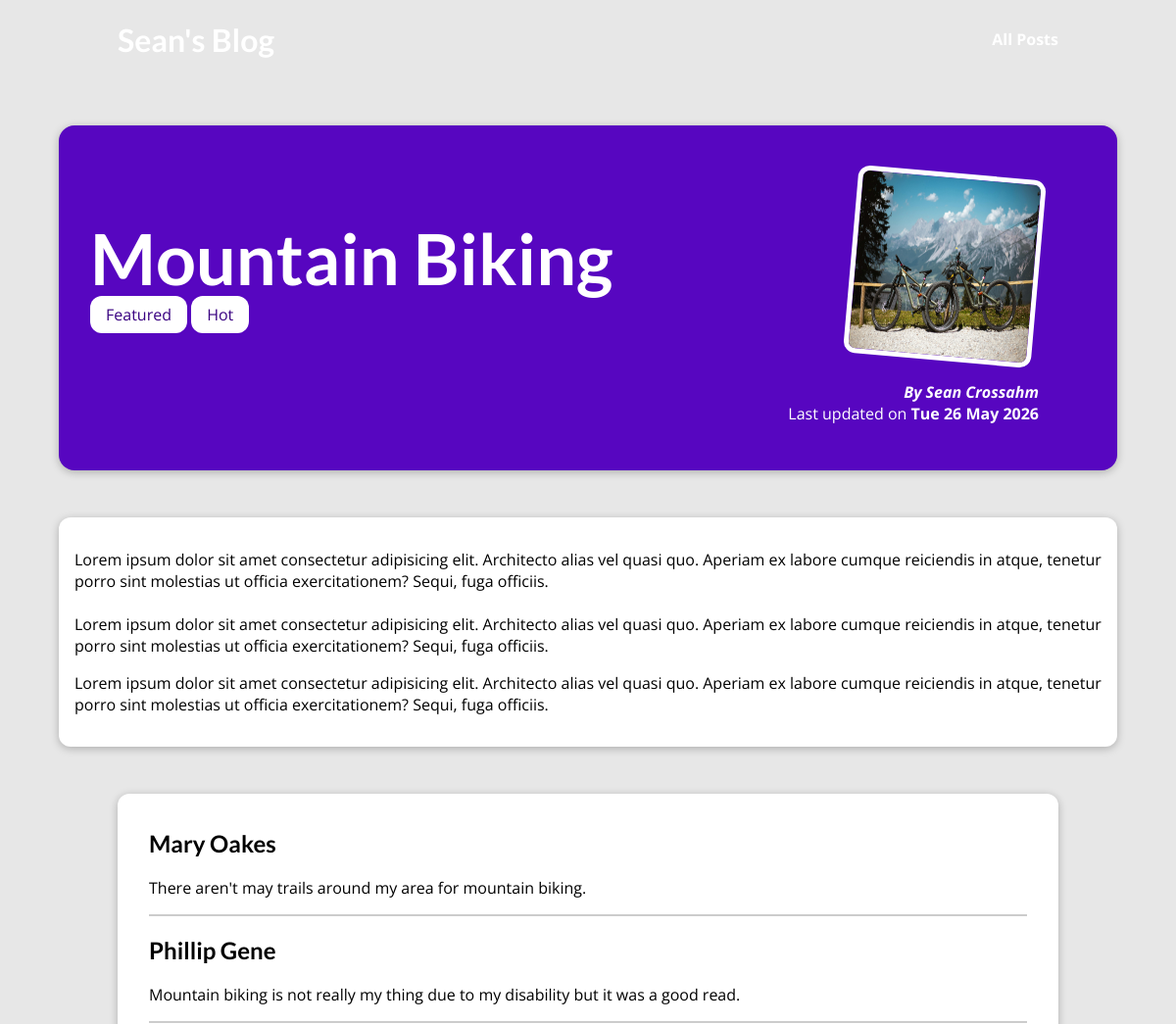
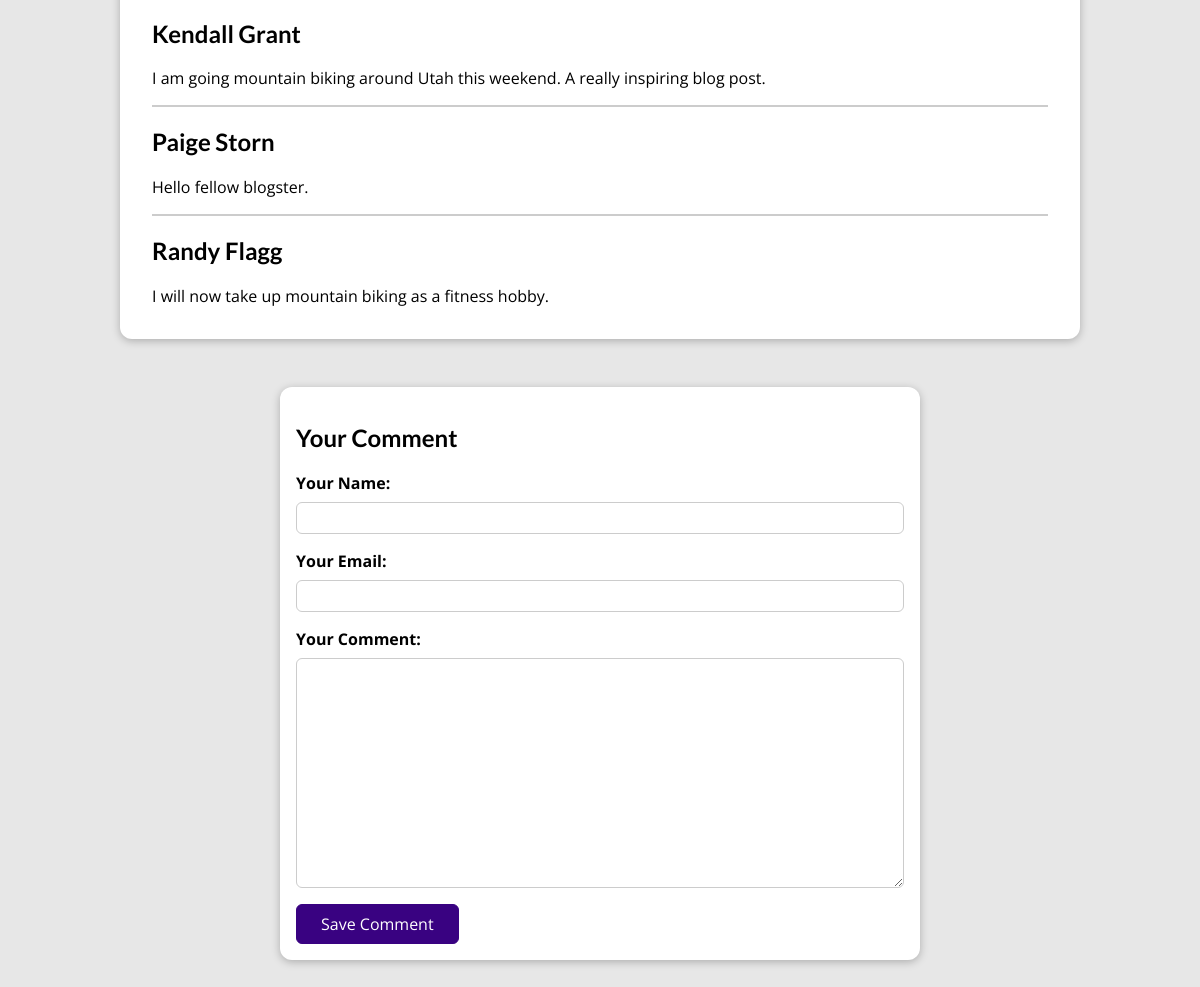
The page /posts/biking-in-the-mountains on the database its author committed (2 pictures, top to bottom).
### blog/models.py (models this page shows, shortened)
class Post(models.Model):
    title = models.CharField(max_length=50)
    excerpt = models.CharField(max_length=220)
    image = models.ImageField(upload_to="posts", null=True)
    date = models.DateField(auto_now=True)
    slug = models.SlugField(unique=True,db_index=True)
    content = models.TextField(validators=[MinLengthValidator(10)])
    author = models.ForeignKey(Author,on_delete=models.SET_NULL, null=True,related_name="posts")
    tags = models.ManyToManyField(Tag)

class Tag(models.Model):
    caption = models.CharField(max_length=10)

class Author(models.Model):
    first_name = models.CharField(max_length=60)
    last_name = models.CharField(max_length=60)
    email_address=models.EmailField(max_length=120)
    def full_name(self):
        return f"{self.first_name} {self.last_name}"
    def __str__(self):
        return self.full_name()

class Comment(models.Model):
    user_name = models.CharField(max_length=120)
    user_email = models.EmailField()
    text = models.TextField(max_length=400)
    post =models.ForeignKey(Post,on_delete=models.CASCADE,related_name="comments")

### blog/views.py (the view, shortened to what this page needs)
# urls.py: path("posts/<slug:slugPost>",views.SinglePostView.as_view(),name="post-details-page")
class SinglePostView(View):
    def get(self,request,slugPost):
        post = Post.objects.get(slug=slugPost)
        context ={
            "post" : post,
            "post_tags" :  post.tags.all(),
            "comment_form": CommentForm(),
            "comments": post.comments.all().order_by("-id")
        }
        return render(request,"blog/post-detail.html",context)

### blog/forms.py
class CommentForm(forms.ModelForm):
    class Meta:
        model = Comment
        exclude = ["post"]
        labels= {
            "user_name" : "Your Name",
            "user_email" : "Your Email",
            "text": "Your Comment"
        }

### blog/templates/blog/post-detail.html (shortened to what this page needs)
{% extends "base_layout.html" %}
{% load static %}
{% block css_files%}
  <link rel="stylesheet" href="{% static "blog/post-detail.css" %}" >
{% endblock %}
{% block page_body %}
 <section id="summary">
    <h2>{{post.title}}</h2>
    <div>
      {% for tag in post_tags %}
         <span class="tag">{{ tag.caption }}</span>
      {% endfor %}
    </div>
    <article>
        <img src ="{{post.image.url}}" alt = "{{post.title}}"/>
        <address>By <a href="mailto:{{ post.author.email_address}}">{{post.author}}</a></address>
        <div>Last updated on <time>{{post.date|date:"D d F Y"}}</time></div>
    </article>
 </section>
 <main>
  {{post.content|linebreaks}}
 </main>
 <section id="comments">
   <ul>
     {% for comment in comments %}
       <li>
          <h2>{{ comment.user_name }}</h2>
          <p>{{ comment.text|linebreaks }}</p>
       </li>
     {% endfor %}
   </ul>
 </section>
 <section id="comment-form">
    <h2>Your Comment</h2>
    <form action="{% url "post-details-page" post.slug %}" method="POST">
      {% for form_field in comment_form %}
        <div class="form-control {% if form_field.errors %}invalid{% endif %}">
          {{ form_field.label_tag }}
          {{ form_field }}
        </div>
      {% endfor %}
      <button type="submit">Save Comment</button>
    </form>
 </section>
{% endblock %}

### static/app.css (style rules this page uses)
* { box-sizing: border-box; }
html { font-family: 'Open Sans', 'Lato', sans-serif; }
body { margin: 0; }
h1, h2, h3 { font-family: 'Lato', sans-serif; font-weight: bold; }

### blog/static/blog/post-detail.css (style rules this page uses)
body { background-color: #e7e7e7; }
#summary { margin: 8rem auto 3rem auto; padding: 2rem; width: 90%; max-width: 90rem; border-radius: 16px; background-color: #5706c0; position: relative; box-shadow: 0 2px 8px rgba(0, 0, 0, 0.25); height: 22rem; }
#summary h2 { color: white; font-size: 4.5rem; margin-bottom: 0.25rem; }
#summary article { position: absolute; top: 2rem; right: 3rem; padding: 1rem 2rem; border-radius: 12px; text-align: right; color: white; }
#summary article img { width: 12rem; height: 12rem; border-radius: 12px; transform: rotateZ(5deg); border: 5px solid white; margin-bottom: 1rem; }
#summary address { font-weight: bold; }
#summary a { color: white; text-decoration: none; }
#summary time { font-weight: bold; }
main { width: 90%; max-width: 90rem; margin: 3rem auto; background-color: white; padding: 1rem; border-radius: 12px; box-shadow: 0 2px 8px rgba(0, 0, 0, 0.25); }
.tag { background-color: white; color: #390281; padding: 0.5rem 1rem; border-radius: 12px; }
#comment-form { margin: 3rem auto; width: 90%; max-width: 40rem; border-radius: 12px; background-color: white; box-shadow: 0 2px 8px rgba(0,0,0,0.25); padding: 1rem; }
#comment-form button { font: inherit; background-color: #390281; color: white; border: 1px solid #390281; padding: 0.5rem 1.5rem; border-radius: 6px; cursor: pointer; }
.form-control { margin-bottom: 1rem; }
.form-control label { font-weight: bold; margin-bottom: 0.5rem; display: block; }
.form-control input, .form-control textarea { display: block; width: 100%; font: inherit; padding: 0.25rem; border-radius: 6px; border: 1px solid #ccc; }
#comments { margin: 3rem auto; width: 90%; max-width: 60rem; border-radius: 12px; background-color: white; box-shadow: 0 2px 8px rgba(0,0,0,0.25); padding: 1rem 2rem; }
#comments ul { list-style: none; margin: 0; padding: 0; }
#comments li { margin-bottom: 1rem; border-bottom: 2px solid #ccc; }
#comments li:last-of-type { border-bottom: none; }

### rows shown on the page
Post: title "Mountain Biking", image (picture), author "Sean Crossahm", date "Tue 26 May 2026", content "Lorem ipsum dolor sit amet consectetur adipisicing elit. Architecto alias vel quasi quo. Aperiam ex labore cumque reiciendis in atque, tenetur porro sint molestias ut officia exercitationem? Sequi, fuga officiis. Lorem ipsum dolor sit amet consectetur adipisicing elit. Architecto alias vel quasi quo. Aperiam ex labore cumque reiciendis in atque, tenetur porro sint molestias ut officia exercitationem? Sequi, fuga officiis. Lorem ipsum dolor sit amet consectetur adipisicing elit. Architecto alias vel quasi quo. Aperiam ex labore cumque reiciendis in atque, tenetur porro sint molestias ut officia exercitationem? Sequi, fuga officiis."
Tag: caption "Featured"
Tag: caption "Hot"
Comment: user_name "Mary Oakes", text "There aren't may trails around my area for mountain biking."
Comment: user_name "Phillip Gene", text "Mountain biking is not really my thing due to my disability but it was a good read."
Comment: user_name "Kendall Grant", text "I am going mountain biking around Utah this weekend. A really inspiring blog post."
Comment: user_name "Paige Storn", text "Hello fellow blogster."
Comment: user_name "Randy Flagg", text "I will now take up mountain biking as a fitness hobby."
